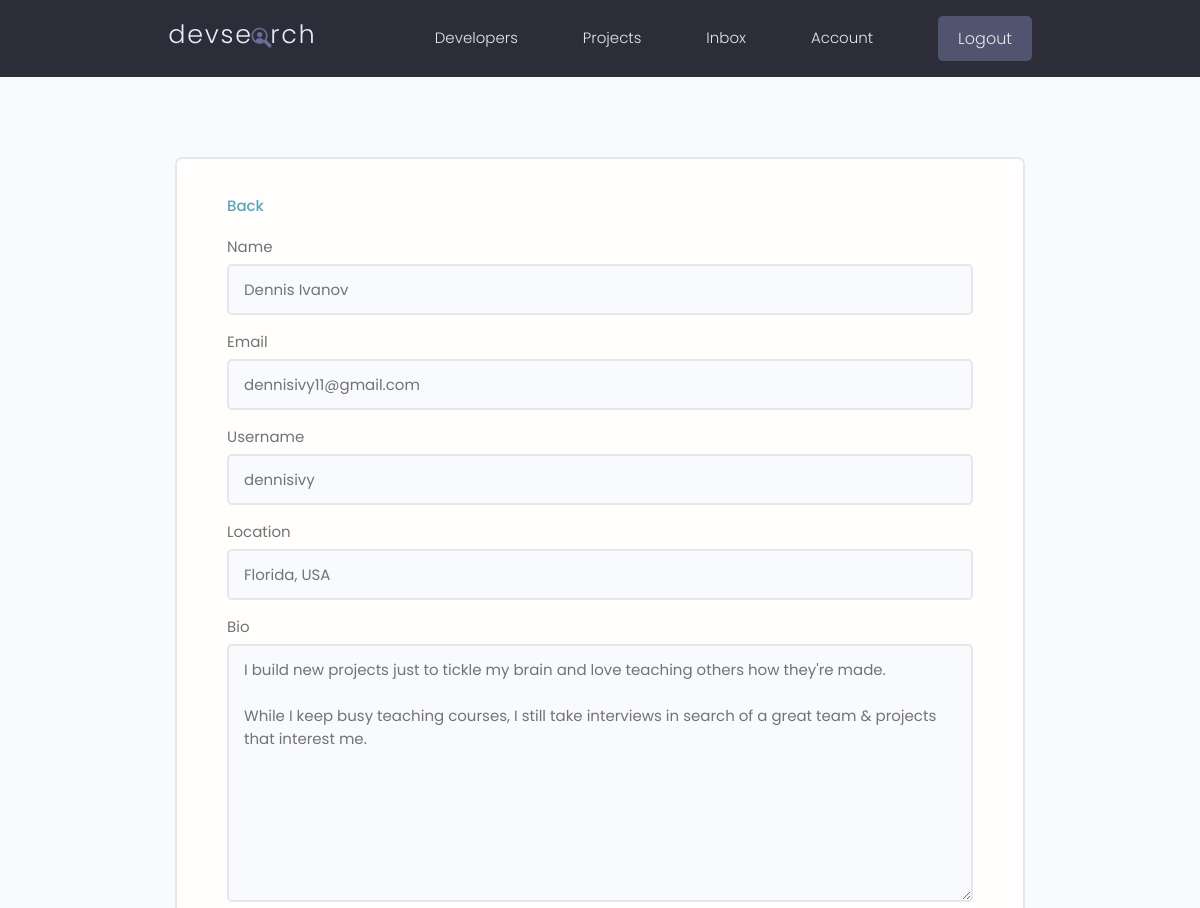
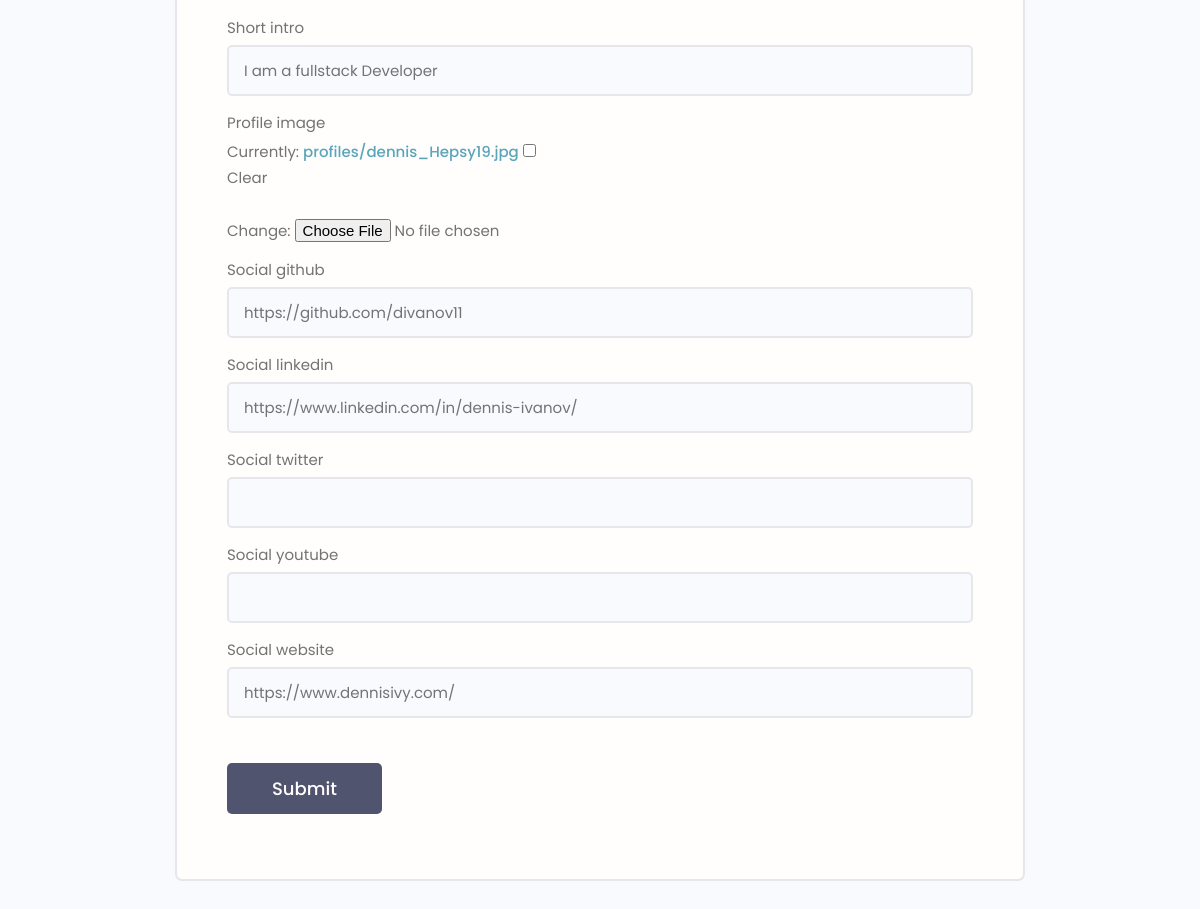
The page /edit-account/ (signed in) on the database its author committed (2 pictures, top to bottom).
### users/models.py (models this page shows, shortened)
class Profile(models.Model):
    user = models.OneToOneField(User, on_delete=models.CASCADE, null=True, blank=True) #Every single user in database will have a Profile and every profile will have one User./Cascade:We delete Profile anytime User gets deleted.
    name = models.CharField(max_length=200, blank=True, null=True)
    email = models.EmailField(max_length=500, blank=True, null=True)
    username = models.CharField(max_length=200, blank=True, null=True)
    location = models.CharField(max_length=200, blank=True, null=True)
    short_intro = models.CharField(max_length=200, blank=True, null=True)
    bio = models.TextField(blank=True, null=True)
    profile_image = models.ImageField(null=True, blank=True, upload_to='profiles/', default="profiles/user-default.png") #Django normalde bu fotoğrafları static dosyasına upload eder ancak ben onun içinde profiles diye bir folder oluşturdum şimdi oraya upload edicek.
    social_github = models.CharField(max_length=200, blank=True, null=True)
    social_twitter = models.CharField(max_length=200, blank=True, null=True)
    social_linkedin = models.CharField(max_length=200, blank=True, null=True)
    social_youtube = models.CharField(max_length=200, blank=True, null=True)
    social_website = models.CharField(max_length=200, blank=True, null=True)
    created = models.DateTimeField(auto_now_add=True) #We want to know when this profile is created.
    id = models.UUIDField(default=uuid.uuid4, unique=True,primary_key=True, editable=False) #Also set a unique ID.
    class Meta:
        ordering = ['created']

### users/views.py (the view)
# urls.py: path('edit-account/', views.editAccount, name="edit-account"),
@login_required(login_url='login')
def editAccount(request):
    profile = request.user.profile
    form = ProfileForm(instance=profile) #instance=profile yazınca profildeki güncel verilerle formdaki boşlukları dolduruyo en başta.
    if request.method == 'POST':
        form = ProfileForm(request.POST, request.FILES, instance=profile) #If there is a POST request process , / also process Image files / we want to know what profile we are updating.(We want to update logged in user.)
        if form.is_valid():
            form.save()
            return redirect('account')
    context = {'form': form}
    return render(request, 'users/profile_form.html', context)

### users/forms.py
class ProfileForm(ModelForm):
    class Meta:
        model = Profile
        fields = ['name', 'email', 'username',
                  'location', 'bio', 'short_intro', 'profile_image',
                  'social_github', 'social_linkedin', 'social_twitter',
                  'social_youtube', 'social_website']
    def __init__(self, *args, **kwargs):
        super(ProfileForm, self).__init__(*args, **kwargs)
        for name, field in self.fields.items():
            field.widget.attrs.update({'class': 'input'})

### users/templates/users/profile_form.html (shortened to what this page needs)
{% extends 'main.html' %}
{% block content %}
<main class="formPage my-xl">
    <div class="content-box">
        <div class="formWrapper">
            <a href="{% url 'account' %}">Back</a>
            <br>
            <form class="form" method="POST" action="{% url 'edit-account' %}" enctype="multipart/form-data">
                {% for field in form %}
                <div class="form__field">
                    <label for="formInput#text">{{field.label}}</label>
                    {{field}}
                </div>
                {% endfor %}
                <input class="btn btn--sub btn--lg  my-md" type="submit" value="Submit" />
            </form>
        </div>
    </div>
</main>
{% endblock content %}

### static/styles/app.css (style rules this page uses)
:root { --color-sub: #2d2d39; }
.btn--sub { background-color: var(--color-sub-light); }
.content-box { width: 95%; max-width: 85rem; margin: 0 auto; }
.formPage .formWrapper { list-style: none; background: var(--color-white); padding: 3.5rem 5rem; border: 2px solid var(--color-light); border-radius: 0.7rem; }

### static/uikit/styles/modules/_variables.css (style rules this page uses)
:root { --color-main: #5aa5b9; --color-main-light: #e6faff; --color-sub: #3f4156; --color-sub-light: #51546e; --color-sub-lighter: #ededfd; --color-text: #737373; --color-gray: #8b8b8b; --color-light: #e5e7eb; --color-light-gray: #767676; --color-bg: #f8fafd; --color-white: #fffefd; --color-white-light: #f3f3f3; --color-success: #359e64; --color-success-bg: #def8e8; --color-error: #fc4b0b; --color-error-bg: #fff2ee; --font-base: 'Poppins', arial, helvetica, 'Segoe UI', roboto, ubuntu, sans-serif; --font-monospace: 'Fira Code', 'Courier New', courier, monospace; --font-regular: 300; --font-medium: 500; --font-bold: 700; --generic-shadow: 1px 1px 5px #00000010; --generic-transition: all 0.3s ease-in-out; }

### static/uikit/styles/modules/_base.css (style rules this page uses)
* { margin: 0; padding: 0; box-sizing: border-box; text-rendering: optimizeLegibility; color: inherit; font-size: inherit; }
html { font-size: 50%; }
@media only screen and (min-width: 480px) { html { font-size: 56.25%; } }
@media only screen and (min-width: 1200px) { html { font-size: 62.5%; } }
body { line-height: 1.6; font-weight: 400; font-size: 1.5rem; color: var(--color-text); background-color: var(--color-bg); min-height: 100vh; }

### static/uikit/styles/modules/_typography.css (style rules this page uses)
* { font-family: var(--font-base); }
a { padding-bottom: 2px; text-decoration: none; display: inline-block; color: var(--color-main); font-weight: var(--font-medium); }

### static/uikit/styles/modules/_utilities.css (style rules this page uses)
.my-md { margin: 3rem auto; }
.my-xl { margin: 8rem auto; }

### static/uikit/styles/modules/_button.css (style rules this page uses)
.btn { display: inline-block; position: relative; cursor: pointer; background-color: var(--color-light); font-weight: var(--font-medium); color: var(--color-sub); text-decoration: none; padding: 1rem 2rem; border-radius: 0.5rem; border: none; width: -webkit-fit-content; width: -moz-fit-content; width: fit-content; height: -webkit-fit-content; height: -moz-fit-content; height: fit-content; font-size: 1.6rem; outline-width: 0; outline-color: transparent; -webkit-backface-visibility: hidden; backface-visibility: hidden; transition: all 0.3s ease-in-out; }
.btn--sub { background-color: var(--color-sub); color: var(--color-white); }
.btn--lg { font-size: 1.8rem; padding: 1.2rem 4.5rem; }

### static/uikit/styles/modules/_form.css (style rules this page uses)
.form { display: block; }
.form__field { margin-top: 1.5rem; margin-bottom: 1.5rem; }
.form__label, .form__field > label { display: block; margin-bottom: 0.5rem; color: var(--color-text); }
input.input[type='text'], input.input[type='email'], input.input[type='password'], input.input[type='number'], select.input, textarea.input { min-width: 24rem; width: 100%; padding: 1.2rem 1.5rem; border-radius: 0.5rem; border: 2px solid var(--color-light); transition: all 0.3s ease-in-out; background-color: var(--color-bg); }

### rows shown on the page
Profile: form "Dennis Ivanov" "dennisivy11@gmail.com" "dennisivy" "Florida, USA" "I build new projects just to tickle my brain and love teaching others how they're made. While I keep busy teaching courses, I still take interviews in search of a great team & projects that interest me." "I am a fullstack Developer" "https://github.com/divanov11" "https://www.linkedin.com/in/dennis-ivanov/" "https://www.dennisivy.com/"

### other values the page prints
{{ field.label }} "Name" "Email" "Username" "Location" "Bio" "Short intro" "Profile image" "Social github" "Social linkedin" "Social twitter" "Social youtube" "Social website"
